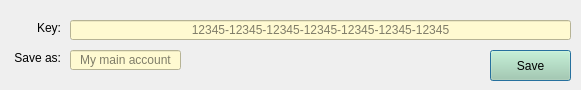
<?xml version="1.0" encoding="UTF-8"?>
<ui version="4.0">
 <class>Dialog</class>
 <widget class="QDialog" name="Dialog">
  <property name="geometry">
   <rect>
    <x>0</x>
    <y>0</y>
    <width>581</width>
    <height>90</height>
   </rect>
  </property>
  <property name="windowTitle">
   <string>Add new API Key</string>
  </property>
  <widget class="QLineEdit" name="lineKey">
   <property name="geometry">
    <rect>
     <x>70</x>
     <y>20</y>
     <width>501</width>
     <height>20</height>
    </rect>
   </property>
   <property name="styleSheet">
    <string notr="true">background-color: rgb(255,250,209);</string>
   </property>
   <property name="alignment">
    <set>Qt::AlignCenter</set>
   </property>
   <property name="placeholderText">
    <string>12345-12345-12345-12345-12345-12345-12345</string>
   </property>
  </widget>
  <widget class="QLabel" name="label">
   <property name="geometry">
    <rect>
     <x>10</x>
     <y>20</y>
     <width>51</width>
     <height>16</height>
    </rect>
   </property>
   <property name="text">
    <string>Key:</string>
   </property>
   <property name="alignment">
    <set>Qt::AlignRight|Qt::AlignTrailing|Qt::AlignVCenter</set>
   </property>
  </widget>
  <widget class="QLineEdit" name="lineName">
   <property name="geometry">
    <rect>
     <x>70</x>
     <y>50</y>
     <width>111</width>
     <height>20</height>
    </rect>
   </property>
   <property name="styleSheet">
    <string notr="true">background-color: rgb(255,250,209);</string>
   </property>
   <property name="alignment">
    <set>Qt::AlignCenter</set>
   </property>
   <property name="placeholderText">
    <string>My main account</string>
   </property>
  </widget>
  <widget class="QLabel" name="label_2">
   <property name="geometry">
    <rect>
     <x>10</x>
     <y>50</y>
     <width>51</width>
     <height>16</height>
    </rect>
   </property>
   <property name="text">
    <string>Save as:</string>
   </property>
   <property name="alignment">
    <set>Qt::AlignRight|Qt::AlignTrailing|Qt::AlignVCenter</set>
   </property>
  </widget>
  <widget class="QPushButton" name="buttonSave">
   <property name="geometry">
    <rect>
     <x>490</x>
     <y>50</y>
     <width>81</width>
     <height>31</height>
    </rect>
   </property>
   <property name="styleSheet">
    <string notr="true">background-color: rgb(170, 208, 169);</string>
   </property>
   <property name="text">
    <string>Save</string>
   </property>
   <property name="icon">
    <iconset>
     <normaloff>Images/Save.png</normaloff>Images/Save.png</iconset>
   </property>
   <property name="iconSize">
    <size>
     <width>20</width>
     <height>20</height>
    </size>
   </property>
  </widget>
  <widget class="QLabel" name="labelInfo">
   <property name="geometry">
    <rect>
     <x>190</x>
     <y>50</y>
     <width>291</width>
     <height>21</height>
    </rect>
   </property>
   <property name="styleSheet">
    <string notr="true">color: rgb(255, 0, 0);</string>
   </property>
   <property name="text">
    <string/>
   </property>
   <property name="alignment">
    <set>Qt::AlignCenter</set>
   </property>
  </widget>
 </widget>
 <resources/>
 <connections/>
</ui>
